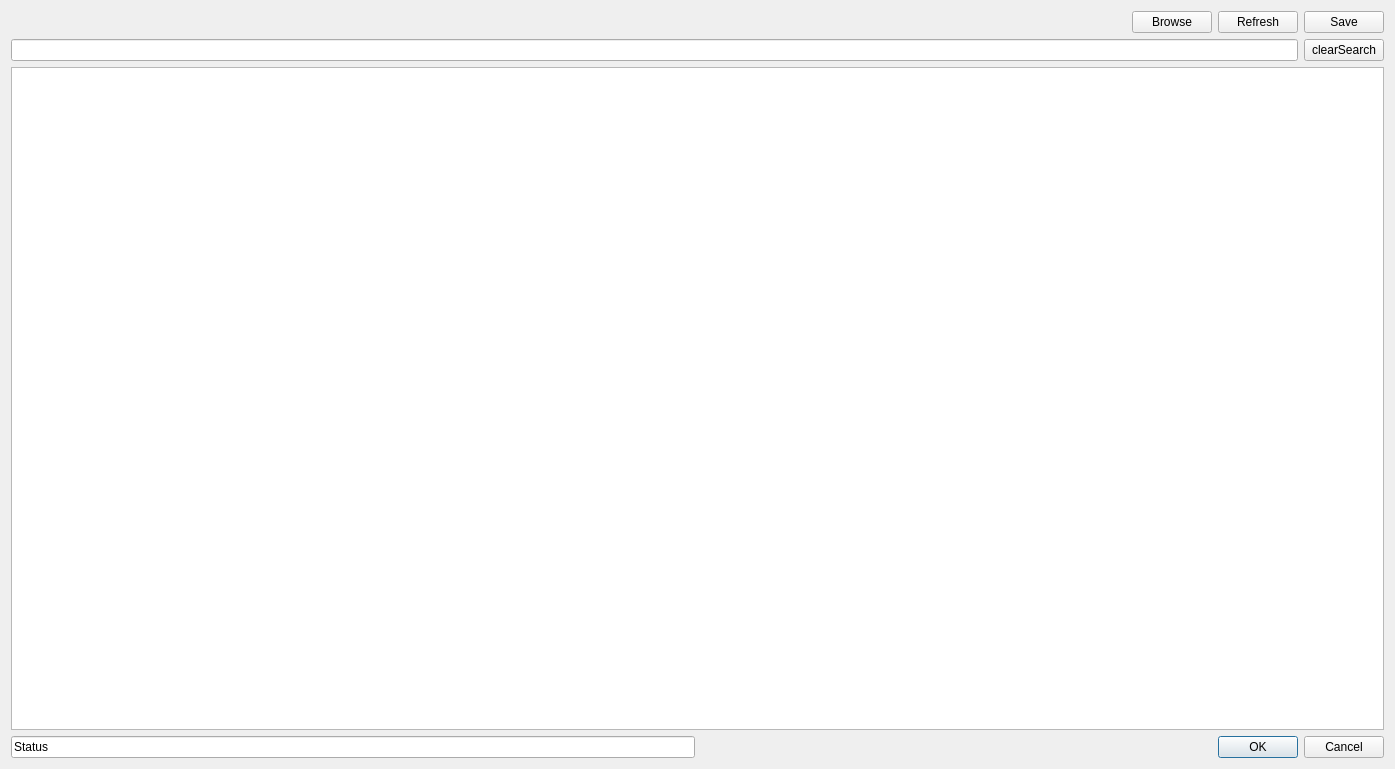
<?xml version="1.0" encoding="UTF-8"?>
<ui version="4.0">
 <class>ShowInfrastructure</class>
 <widget class="QDialog" name="ShowInfrastructure">
  <property name="geometry">
   <rect>
    <x>0</x>
    <y>0</y>
    <width>1395</width>
    <height>769</height>
   </rect>
  </property>
  <property name="windowTitle">
   <string>Show Infrastructure</string>
  </property>
  <layout class="QVBoxLayout" name="verticalLayout">
   <item>
    <layout class="QHBoxLayout" name="horizontalLayout_2">
     <property name="topMargin">
      <number>0</number>
     </property>
     <item>
      <spacer name="horizontalSpacer">
       <property name="orientation">
        <enum>Qt::Orientation::Horizontal</enum>
       </property>
       <property name="sizeHint" stdset="0">
        <size>
         <width>40</width>
         <height>20</height>
        </size>
       </property>
      </spacer>
     </item>
     <item>
      <widget class="QPushButton" name="searchFileButton">
       <property name="text">
        <string>Browse</string>
       </property>
      </widget>
     </item>
     <item>
      <widget class="QPushButton" name="refreshButton">
       <property name="text">
        <string>Refresh</string>
       </property>
      </widget>
     </item>
     <item>
      <widget class="QPushButton" name="saveButton">
       <property name="text">
        <string>Save</string>
       </property>
      </widget>
     </item>
    </layout>
   </item>
   <item>
    <layout class="QHBoxLayout" name="horizontalLayout">
     <item>
      <widget class="QLineEdit" name="searchEdit"/>
     </item>
     <item>
      <widget class="QPushButton" name="clearSearchButton">
       <property name="text">
        <string>clearSearch</string>
       </property>
      </widget>
     </item>
    </layout>
   </item>
   <item>
    <widget class="QPlainTextEdit" name="infrastructureText"/>
   </item>
   <item>
    <layout class="QHBoxLayout" name="horizontalLayout_3">
     <property name="topMargin">
      <number>0</number>
     </property>
     <item>
      <widget class="QLineEdit" name="statusEdit">
       <property name="text">
        <string>Status</string>
       </property>
      </widget>
     </item>
     <item>
      <widget class="QDialogButtonBox" name="buttonBox">
       <property name="standardButtons">
        <set>QDialogButtonBox::StandardButton::Cancel|QDialogButtonBox::StandardButton::Ok</set>
       </property>
      </widget>
     </item>
    </layout>
   </item>
  </layout>
 </widget>
 <resources/>
 <connections/>
</ui>
